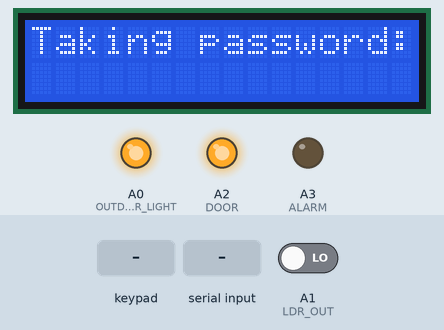
A sketch run on a simulated Arduino Uno, built with avr-gcc and run on an emulated ATmega328P. On the bench: 16×2 character LCD, output pins drawn as LEDs (lit = HIGH). Inputs (shaded band) come from the test bench; at power-on: A1 (LDR_OUT) LOW. What the sketch prints to the serial monitor is not drawn.

Above: at 1.2 s.
1.3 s: keypad keys 1 2 3 # pressed 0.4 s apart
At 1.57 s:
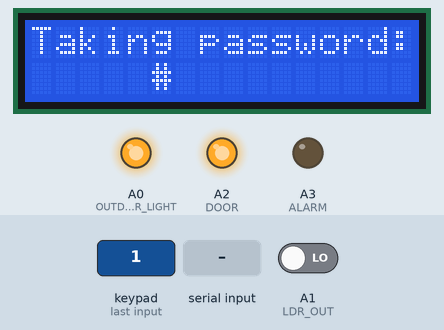
At 4.2 s:
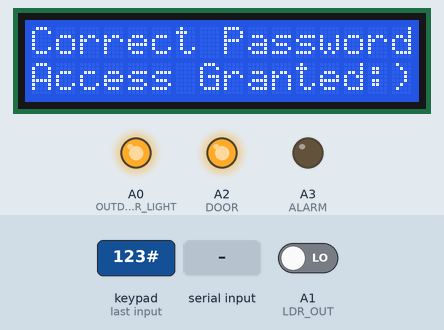
4.4 s: "2\n" received over Serial
7.4 s: key '#' pressed
At 11.2 s:
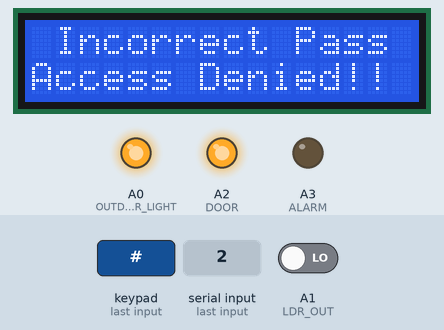
Timing chart, 0 to 12.7 s (numbered marks = the images above; inputs shaded):
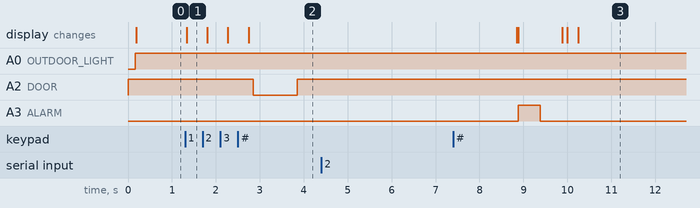

The sketch:

Smart_Home_UNO_PRAC.ino
```cpp
// Smart Home Practical

/* Includes Section */
#include <Wire.h>
#include <ThreeWire.h>
#include <RtcDS1302.h>
#include <LiquidCrystal_I2C.h>
#include <Keypad.h>

/* Variables Section */
#define RTC_CLOCK 2
#define RTC_DATA 3
#define RTC_RESET 4
#define KP_R1 5
#define KP_R2 6
#define KP_R3 7
#define KP_R4 8
#define KP_C1 9
#define KP_C2 10
#define KP_C3 11
#define KP_C4 12
#define ALARM A3
#define DOOR A2
#define LDR_OUT A1
#define OUTDOOR_LIGHT A0

// Number of pressed keys
int entered_Num = 5;

// LDR Variable
bool LDR_Status = 0;

// ALARM
bool ALARM_OFF_STATUS = 0;

// Password variables
String pad;
char keyPressed;
int pass_Flag = 0;

// Date and Time variables
const long Event_Time = 30000;
unsigned long Previous_Time = 0;

// DOOR Timer
unsigned long time_for_action;
#define OUTDOORINTERVAL 5000

// Keypad variables
const byte ROWS = 4; // Set up four rows for the Keypad
const byte COLS = 4; // Set up four coloumns for the Keypad

// Set up the modules
LiquidCrystal_I2C lcd(0x27, 16, 2);   // Setting the connection with the I2C #I2C Address: 0x27
ThreeWire myWire(RTC_DATA,RTC_CLOCK,RTC_RESET);
RtcDS1302<ThreeWire> Rtc(myWire);

char Keys[ROWS][COLS] =
{
  {'1','2','3','A'},
  {'4','5','6','B'},
  {'7','8','9','C'},
  {'*','0','#','D'}
};

// Address the pins of the Keypad
byte rowPins[ROWS] = {KP_R1,KP_R2,KP_R3,KP_R4};
byte colPins[COLS] = {KP_C1,KP_C2,KP_C3,KP_C4};

Keypad customKeypad = Keypad(makeKeymap(Keys), rowPins, colPins, ROWS, COLS);

void setup()
{
  pinMode(LDR_OUT, INPUT);
  pinMode(ALARM, OUTPUT);
  pinMode(ACCESS_GRANTED, OUTPUT);
  pinMode(OUTDOOR_LIGHT, OUTPUT);
  pinMode(DOOR, OUTPUT);

  digitalWrite(ALARM, LOW);
  digitalWrite(DOOR, HIGH);

  // Starting Serial connection
  Serial.begin(115200);
  int myTimeout = 100; // milliseconds for Serial.readString
  Serial.setTimeout(myTimeout);

  // Starting the LCD
  lcd.init();
  lcd.backlight();
  lcd.clear();

  // Starting the Real Time Clock
  Rtc.Begin();
  RtcDateTime currentTime = RtcDateTime(__DATE__ , __TIME__);
  Rtc.SetDateTime(currentTime);
}

void loop()
{
  StartUP();
  //Set_Date_Time();
  String password = "123";    // Set up the password

  OUTDOOR();
  readKeypad();
  if(keyPressed == '#')
  {
    if(pad == password)
    {
      ACCESS_GRANTED();
    }
    else
    {
      ACCESS_DENIED();
    }
  }
}

void Set_Date_Time()
{
  if(pad == 0)
  {
    RtcDateTime now = Rtc.GetDateTime();            // Get the current Date & Time

    unsigned long Current_Time = millis();

    if(Current_Time - Previous_Time >= Event_Time)  // Timer to change every one sec
    {
      lcd.setCursor(0,0);
      lcd.print("Date: ");
      lcd.print(now.Day());
      lcd.print("/");
      lcd.print(now.Month());
      lcd.print("/");
      lcd.print(now.Year());

      lcd.setCursor(0,1);
      lcd.print("Time: ");
      lcd.print(now.Hour());
      lcd.print(":");
      lcd.print(now.Minute());
      lcd.print(":");
      lcd.print(now.Second());
    }
  }
}

void OUTDOOR()
{
  LDR_Status = digitalRead(LDR_OUT);

  String Serial_Read;
  Serial_Read = Serial.readStringUntil('\n');

  if(1 == LDR_Status)
  {
    digitalWrite(OUTDOOR_LIGHT, LOW);
  }
  else
  {
    digitalWrite(OUTDOOR_LIGHT, HIGH);
  }
}

void readKeypad()
{
  keyPressed = customKeypad.getKey();
  if (keyPressed != '#')
  {
    String typed_Pass = String(keyPressed);
    pad += typed_Pass;
    lcd.setCursor(0, 0);
    lcd.print("Taking password:");
    if(keyPressed)
    {
      lcd.setCursor(entered_Num++, 1);
      lcd.print("#");
    }
  }
}

void ACCESS_GRANTED()
{
  lcd.clear();
  lcd.setCursor(0,0);
  lcd.print("Correct Password");
  lcd.setCursor(0,1);
  lcd.print("Access Granted:)");

  String Serial_Read;

  Serial_Read = Serial.readStringUntil('\n');

  if(Serial_Read[0] == '0')
  {
    StartUP();
  }

  digitalWrite(DOOR, LOW);
  delay(1000);
  digitalWrite(DOOR, HIGH);

  delay(5000);

  pad = "";

  lcd.clear();
  pass_Flag = 0;
  entered_Num = 5;
}

void ACCESS_DENIED()
{
  if(2 != pass_Flag)
  {
    lcd.clear();
    lcd.setCursor(0,0);
    lcd.print(" Incorrect Pass ");
    lcd.setCursor(0,1);
    lcd.print("Access Denied!!");

    pad = "";

    delay(5000);
    lcd.clear();
    entered_Num = 5;
    pass_Flag++;
  }
  else
  {
    lcd.clear();
    while(pass_Flag != 0)
    {
      lcd.setCursor(0,0);
      lcd.print("    ALERT!!!");
      lcd.setCursor(0,1);
      lcd.print("  Home Locked!  ");
      digitalWrite(ALARM, HIGH);
      delay(500);
      digitalWrite(ALARM, LOW);
      delay(500);
      StartUP();
    }
    lcd.clear();
    entered_Num = 5;
  }
}

void TURN_OFF_ALARM()
{
  String Serial_Read;
  Serial_Read = Serial.readStringUntil('\n');

  if(Serial_Read[0] == '3')
  {
    pass_Flag == 0;
  }
}

void Fire_Alert()
{
  lcd.setCursor(0,0);
  lcd.print("  FIRE ALERT!!  ");
  lcd.setCursor(0,1);
  lcd.print("Flame Detected!!");
  digitalWrite(ALARM, HIGH);
  delay(500);
  digitalWrite(ALARM, LOW);
  delay(500);
}

void StartUP()
{
  while(Serial.available() > 0)
  {
    String Serial_Read;
    long message;

    Serial_Read = Serial.readStringUntil('\n');
    Serial.println(Serial_Read);

    if(Serial_Read[0] == '2')
    {
      Fire_Alert();
    }
    else if(Serial_Read[0] == '1')
    {
      ACCESS_GRANTED();
    }
    else if(Serial_Read[0] == '0')
    {
      digitalWrite(DOOR, HIGH);
    }
    else if(Serial_Read[0] == '3')
    {
      pass_Flag = 0;
    }
    else if(Serial_Read[0] == '4')
    {
      ACCESS_DENIED();
    }
    else if(Serial_Read[0] == '7')
    {
      digitalWrite(OUTDOOR_LIGHT, LOW);
      delay(2000);
    }
    else if(Serial_Read[0] == '8')
    {
      digitalWrite(OUTDOOR_LIGHT, HIGH);
      delay(2000);
    }
    lcd.clear();
  }
}
```

Measured:
- after the input at 1.3 s, A2 (DOOR): HIGH → LOW after 1.5 s, → HIGH 1.0 s later; the display: changes at once (image 1)
- after the input at 4.4 s, every drawn part: stays the same
- after the input at 7.4 s, the display: first differs from a run without the input after 2.9 s (image 3)
